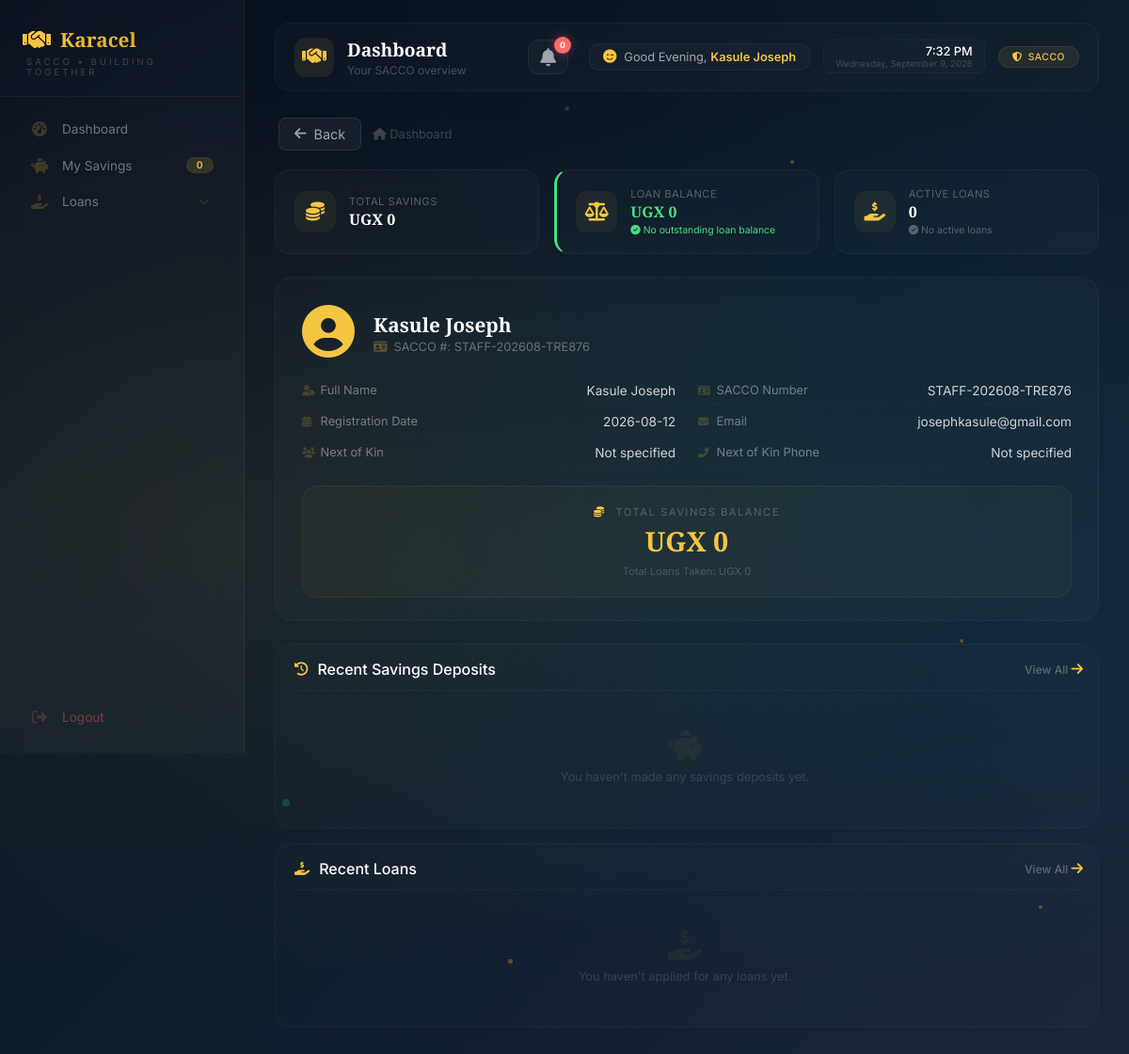
Page /member/dashboard (signed in) on the earlier database version.
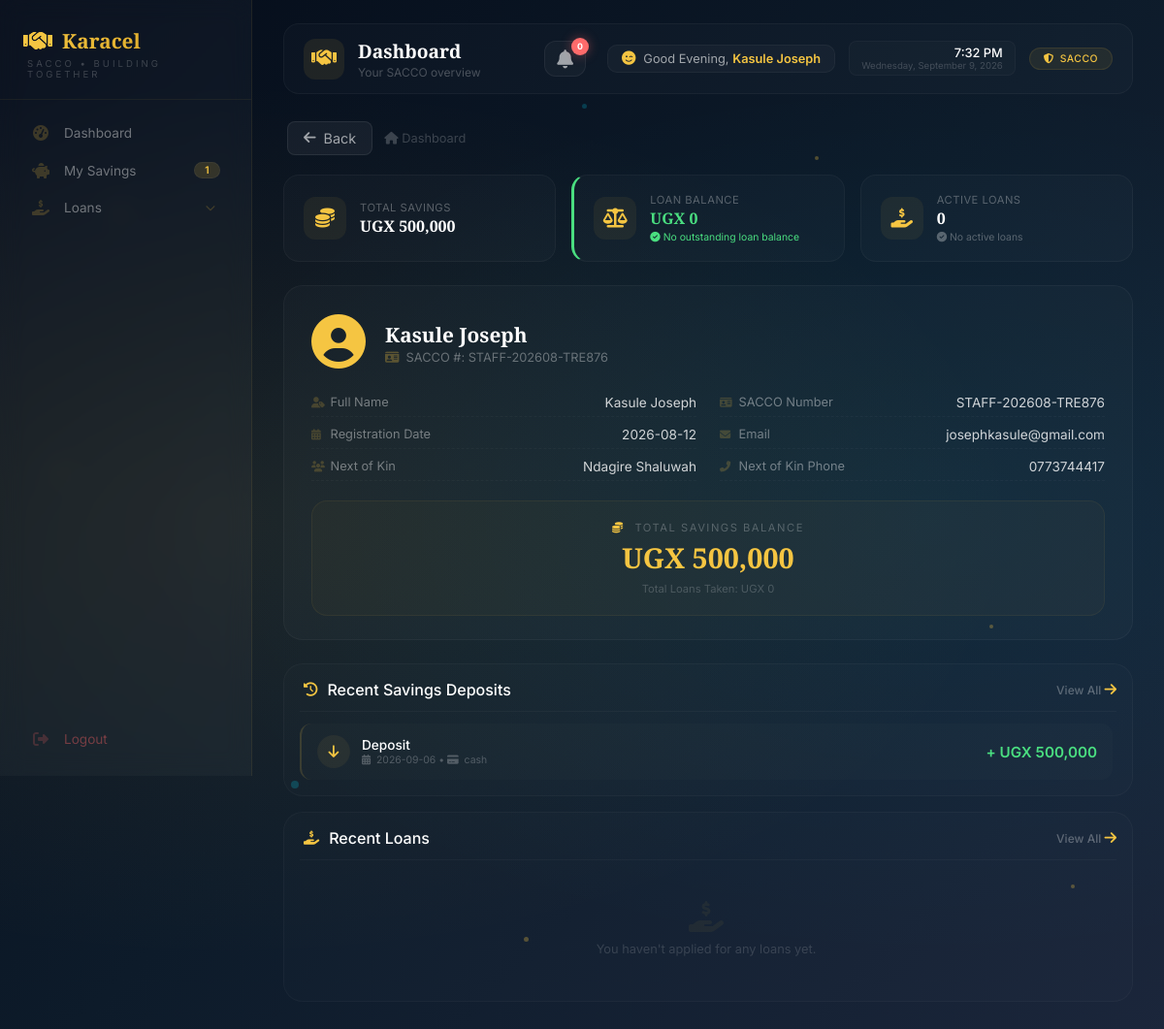
Same page on the later database version.
### tables this page shows
CREATE TABLE users (
        id INTEGER PRIMARY KEY AUTOINCREMENT,
        full_name TEXT NOT NULL,
        gender TEXT,
        dob TEXT,
        sacco_number TEXT UNIQUE NOT NULL,
        email TEXT,
        phone TEXT,
        address TEXT,
        password TEXT NOT NULL,
        role TEXT DEFAULT 'member',
        status TEXT DEFAULT 'active',
        savings_balance REAL DEFAULT 0,
        next_of_kin_name TEXT,
        relationship TEXT,
        next_of_kin_phone TEXT,
        registration_date TIMESTAMP DEFAULT CURRENT_TIMESTAMP
    , kai_shares INTEGER DEFAULT 0, ks_shares INTEGER DEFAULT 0, kac_paid INTEGER DEFAULT 0, kac_paid_date TEXT, registration_fee_paid INTEGER DEFAULT 0, registration_fee_paid_date TEXT);

CREATE TABLE savings_deposits (
            id INTEGER PRIMARY KEY AUTOINCREMENT,
            user_id INTEGER NOT NULL,
            amount REAL NOT NULL,
            deposit_date TEXT NOT NULL,
            payment_method TEXT,
            receipt_number TEXT,
            notes TEXT,
            created_at TIMESTAMP DEFAULT CURRENT_TIMESTAMP, reference TEXT, savings_type TEXT DEFAULT "KAI", shares INTEGER DEFAULT 0,
            FOREIGN KEY (user_id) REFERENCES users(id)
        );

### app.py (the view, shortened to what this page needs)
@app.route("/member/dashboard")
def member_dashboard():
    if "user_id" not in session:
        return redirect("/login")
    user_id = session["user_id"]
    user_role = session.get("role", "member")
    is_staff_view = request.args.get('staff_view', False)
    db = get_db()
    db.row_factory = sqlite3.Row
    try:
        member = db.execute(
            "SELECT * FROM users WHERE id = ?",
            (user_id,)
        ).fetchone()
        if not member:
            db.close()
            flash("Member not found", "danger")
            return redirect(url_for("login"))
        total_savings = db.execute("""
            SELECT COALESCE(SUM(amount), 0) as total
            FROM savings_deposits
            WHERE user_id = ?
        """, (user_id,)).fetchone()['total']
        loans_data = db.execute("""
            SELECT
                l.*,
                COALESCE((
                    SELECT SUM(amount)
                    FROM repayments
                    WHERE loan_id = l.id
                    AND status = 'completed'
                ), 0) as total_paid
            FROM loans l
            WHERE l.user_id = ?
            ORDER BY l.application_date DESC
        """, (user_id,)).fetchall()
        loans = []
        active_loans_count = 0
        active_loans_balance = 0
        total_loans_taken = 0
        savings_deposits = db.execute("""
            SELECT
                id,
                amount,
                savings_type,
                shares,
                deposit_date,
                payment_method,
                receipt_number,
                notes,
                created_at
            FROM savings_deposits
            WHERE user_id = ?
            ORDER BY deposit_date DESC
        """, (user_id,)).fetchall()
        repayments = db.execute("""
            SELECT
                r.id,
                r.loan_id,
                r.user_id,
                r.amount,
                r.interest_paid,
                r.principal_paid,
                r.balance_after,
                r.payment_date,
                r.payment_method,
                r.transaction_ref,
                r.status,
                r.created_at,
                l.loan_number
            FROM repayments r
            JOIN loans l ON r.loan_id = l.id
            WHERE l.user_id = ?
            ORDER BY r.payment_date DESC
        """, (user_id,)).fetchall()
        guarantors = db.execute("""
            SELECT
                lg.id,
                lg.loan_id,
                lg.guarantor_name,
                lg.phone,
                lg.email,
                lg.relationship,
                lg.status,
                lg.created_at,
                l.loan_number,
                l.amount,
                l.status as loan_status
            FROM loan_guarantors lg
            JOIN loans l ON lg.loan_id = l.id
            WHERE l.user_id = ?
            ORDER BY lg.id DESC
        """, (user_id,)).fetchall()
        notifications = db.execute("""
            SELECT
                id,
                user_id,
                title,
                message,
                notification_type,
                type,
                link,
                is_read,
                created_at
            FROM notifications
            WHERE user_id = ?
            ORDER BY created_at DESC
        """, (user_id,)).fetchall()
        unread_notifications_count = db.execute("""
            SELECT COUNT(*) AS count
            FROM notifications
            WHERE user_id = ?
            AND is_read = 0
        """, (user_id,)).fetchone()['count']
        db.close()
        is_staff = user_role in ["admin", "chairperson", "treasurer", "secretary", "publicity"]
        role_dashboards = {
            "admin": "/admin/dashboard",
            "chairperson": "/admin/dashboard",
            "treasurer": "/treasurer/dashboard",
            "secretary": "/secretary/dashboard",
            "publicity": "/publicity/dashboard",
            "member": "/member/dashboard"
        }
        role_dashboard_url = role_dashboards.get(user_role, "/member/dashboard")
        role_display_names = {
            "admin": "Admin",
            "chairperson": "Chairperson",
            "treasurer": "Treasurer",
            "secretary": "Secretary",
            "publicity": "Publicity",
            "member": "Member"
        }
        role_display = role_display_names.get(user_role, "Member")
        return render_template(
            "member/member-dashboard.html",
            member=member,
            user=member,
            total_savings=total_savings,
            active_loans_count=active_loans_count,
            active_loans_balance=active_loans_balance,
            total_loans_taken=total_loans_taken,
            savings_deposits=savings_deposits,
            loans=loans,
            repayments=repayments,
            guarantors=guarantors,
            notifications=notifications,
            unread_notifications_count=unread_notifications_count,
            is_staff=is_staff,
            user_role=user_role,
            role_display=role_display,
            role_dashboard_url=role_dashboard_url,
            staff_view=is_staff_view,
            now=datetime.now()
        )
    except Exception as e:
        import traceback
        traceback.print_exc()
        try:
            db.close()
        except:
            pass
        flash(f"Error loading dashboard: {str(e)}", "danger")
        return redirect(url_for("login"))

### app.py (called while the page is built)
def get_db():
    conn = sqlite3.connect("sacco.db")
    conn.row_factory = sqlite3.Row
    return conn

@app.context_processor
def inject_globals():
    from datetime import datetime
    completed_loans = 0
    try:
        if 'user_id' in session:
            role = session.get('role', '')
            if role in ['treasurer', 'admin', 'chairperson']:
                db = get_db()
                completed_loans = db.execute("SELECT COUNT(*) FROM loans WHERE status = 'completed'").fetchone()[0]
                db.close()
    except Exception as e:
        print(f"Error getting completed_loans: {e}")
    return {
        'now': datetime.now(),
        'completed_loans': completed_loans
    }

### templates/member/member-dashboard.html (shortened to what the changed rows need)
{% extends "member/member-base.html" %}
{% block page_title %}Dashboard{% endblock %}
{% block content %}
<div id="dashboard-panel" class="content-panel active">
    <div class="stats-grid">
        <div class="stat-card">
            <div class="stat-info">
                <div class="stat-label">Total Savings</div>
                <div class="stat-value">
                    UGX {{ "{:,.0f}".format(total_savings) if total_savings else '0' }}
                </div>
            </div>
        </div>
    </div>
    <div class="profile-card">
        <div class="profile-header">
            <div class="user-info">
                <h3>{{ member.full_name | safe if member else 'Member' }}</h3>
                <p><i class="fas fa-id-card"></i> SACCO #: {{ member.sacco_number if member else 'N/A' }}</p>
            </div>
        </div>
        <div class="details-grid">
            <div class="detail-item">
                <span class="detail-label"><i class="fas fa-user-tag"></i> Full Name</span>
                <span class="detail-value">{{ member.full_name | safe if member else 'N/A' }}</span>
            </div>
            <div class="detail-item">
                <span class="detail-label"><i class="fas fa-id-card"></i> SACCO Number</span>
                <span class="detail-value">{{ member.sacco_number if member else 'N/A' }}</span>
            </div>
            <div class="detail-item">
                <span class="detail-label"><i class="fas fa-calendar-alt"></i> Registration Date</span>
                <span class="detail-value">{{ member.registration_date if member and member.registration_date else 'N/A' }}</span>
            </div>
            <div class="detail-item">
                <span class="detail-label"><i class="fas fa-envelope"></i> Email</span>
                <span class="detail-value">{{ member.email if member and member.email else 'Not specified' }}</span>
            </div>
            <div class="detail-item">
                <span class="detail-label"><i class="fas fa-users"></i> Next of Kin</span>
                <span class="detail-value">{{ member.next_of_kin_name if member and member.next_of_kin_name else 'Not specified' }}</span>
            </div>
            <div class="detail-item">
                <span class="detail-label"><i class="fas fa-phone-alt"></i> Next of Kin Phone</span>
                <span class="detail-value">{{ member.next_of_kin_phone if member and member.next_of_kin_phone else 'Not specified' }}</span>
            </div>
        </div>
        <div class="balance-highlight">
            <div class="label">
                <i class="fas fa-coins"></i> Total Savings Balance
            </div>
            <div class="balance-amount">
                UGX {{ "{:,.0f}".format(total_savings) if total_savings else '0' }}
            </div>
            <div style="margin-top: 6px; font-size: 0.7rem; color: rgba(255,255,255,0.2);">
                Total Loans Taken: UGX {{ "{:,.0f}".format(total_loans_taken) if total_loans_taken else '0' }}
            </div>
        </div>
    </div>
    <div class="history-section">
        <div class="transaction-list">
            {% if savings_deposits %}
                {% for deposit in savings_deposits[:5] %}
                <div class="transaction-item">
                    <div class="transaction-left">
                        <div class="tx-icon">
                            <i class="fas fa-arrow-down"></i>
                        </div>
                        <div>
                            <div class="recipient">Deposit</div>
                            <div class="meta">
                                <i class="fas fa-calendar-alt"></i> {{ deposit.deposit_date if deposit.deposit_date else 'N/A' }}
                                {% if deposit.payment_method %}
                                • <i class="fas fa-credit-card"></i> {{ deposit.payment_method }}
                                {% endif %}
                            </div>
                        </div>
                    </div>
                    <div class="tx-amount" style="color: #4ade80;">
                        + UGX {{ "{:,.0f}".format(deposit.amount) if deposit.amount else '0' }}
                    </div>
                </div>
                {% endfor %}
            {% else %}
                <div class="empty-history">
                    <i class="fas fa-piggy-bank"></i>
                    <p>You haven't made any savings deposits yet.</p>
                </div>
            {% endif %}
        </div>
    </div>
</div>
{% endblock %}PY

### templates/member/member-base.html (shortened to what this page needs)
<!DOCTYPE html>
<html lang="en">
<head>
    <link rel="stylesheet" href="https://cdnjs.cloudflare.com/ajax/libs/font-awesome/6.4.0/css/all.min.css">
    <link rel="stylesheet" href="{{ url_for('static', filename='member_dashboard.css') }}">
</head>
<body>
<div class="particles">
    <div class="particle"></div>
    <div class="particle"></div>
    <div class="particle"></div>
    <div class="particle"></div>
    <div class="particle"></div>
    <div class="particle"></div>
    <div class="particle"></div>
    <div class="particle"></div>
</div>
<div class="dashboard-wrapper">
    <aside class="sidebar">
        <div class="sidebar-logo">
            <h2><i class="fas fa-handshake"></i> <span>Karacel</span></h2>
            <p>SACCO • Building Together</p>
        </div>
        <div class="sidebar-nav">
            <a href="#" onclick="navigateTo('dashboard', event)" class="nav-item {% if active_page == 'dashboard' %}active{% endif %}">
                <i class="fas fa-tachometer-alt"></i>
                <span>Dashboard</span>
            </a>
            <a href="#" onclick="navigateTo('savings', event)" class="nav-item {% if active_page == 'savings' %}active{% endif %}">
                <i class="fas fa-piggy-bank"></i>
                <span>My Savings</span>
                <span class="badge">{{ savings_deposits|length if savings_deposits else 0 }}</span>
            </a>
            <div class="nav-dropdown">
                <a href="#" class="nav-item nav-dropdown-toggle" onclick="toggleDropdown(event)">
                    <i class="fas fa-hand-holding-usd"></i>
                    <span>Loans</span>
                    <i class="fas fa-chevron-down"></i>
                </a>
            </div>
            <a href="{{ url_for('logout') }}" class="nav-item logout">
                <i class="fas fa-sign-out-alt"></i>
                <span>Logout</span>
            </a>
        </div>
    </aside>
    <div class="dashboard-container">
        <div class="modern-app-bar">
            <div class="app-bar-left">
                <div class="app-bar-icon">
                    <i class="fas fa-handshake"></i>
                </div>
                <div class="app-bar-title">
                    <h2 id="pageTitle">{% block page_title %}Dashboard{% endblock %}</h2>
                    <p id="pageSubtitle">{% block page_subtitle %}Your SACCO overview{% endblock %}</p>
                </div>
            </div>
            <div class="app-bar-right">
                <div class="notification-bell-wrapper" onclick="toggleNotificationDropdown(event)">
                    <i class="fas fa-bell bell-icon"></i>
                    <span class="bell-badge {% if unread_count == 0 %}zero{% endif %}" id="notificationBadge">
                        {{ unread_count if unread_count is defined else 0 }}
                    </span>
                </div>
                <div class="greeting-widget">
                    <i class="fas fa-smile-wink"></i>
                    <span class="greeting-text">
                        Good <span id="greetingTime">Evening</span>,
                        <span id="greetingName" class="greeting-name">{{ member.full_name | safe if member else 'Member' }}</span>
                    </span>
                </div>
                <div class="date-widget">
                    <div class="time" id="currentTime">--:-- --</div>
                    <div class="date" id="currentDate">Loading...</div>
                </div>
                <div class="sacco-badge">
                    <i class="fas fa-shield-alt"></i> SACCO
                </div>
            </div>
        </div>
        {% block content %}
        {% endblock %}
    </div>
</div>
</body>
</html>

Differences in the rows shown:
changed users "Kasule Joseph": next_of_kin_name (not shown) → "Ndagire Shaluwah"; next_of_kin_phone (not shown) → "0773744417"
added savings_deposits: deposit_date "2026-09-06", payment_method "cash", amount "500,000"
Other differences:
{{ savings_deposits|length if savings_deposits else 0 }}: "0" → "1"
{{ "{:,.0f}".format(total_savings) if total_savings else '0' }}: "0" → "500,000"
text no longer shown: "Not specified Not specified You haven't made any savings deposits yet."
